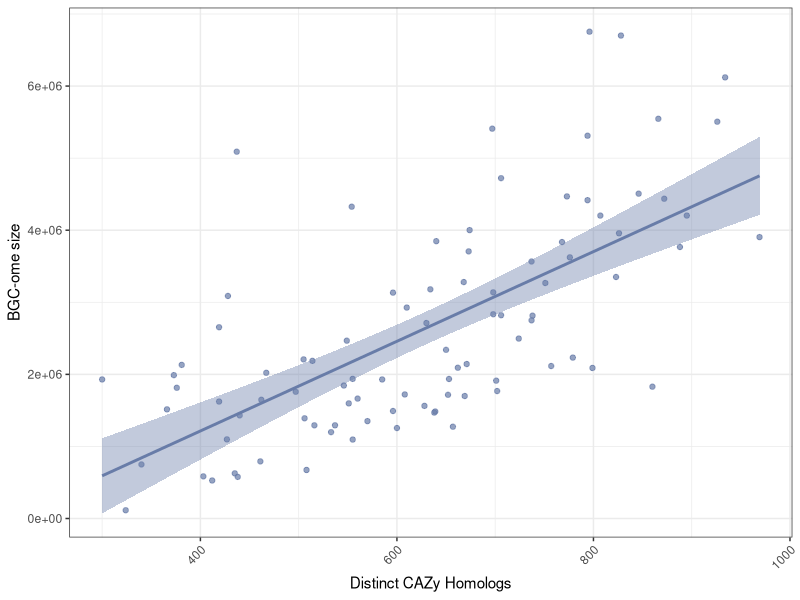
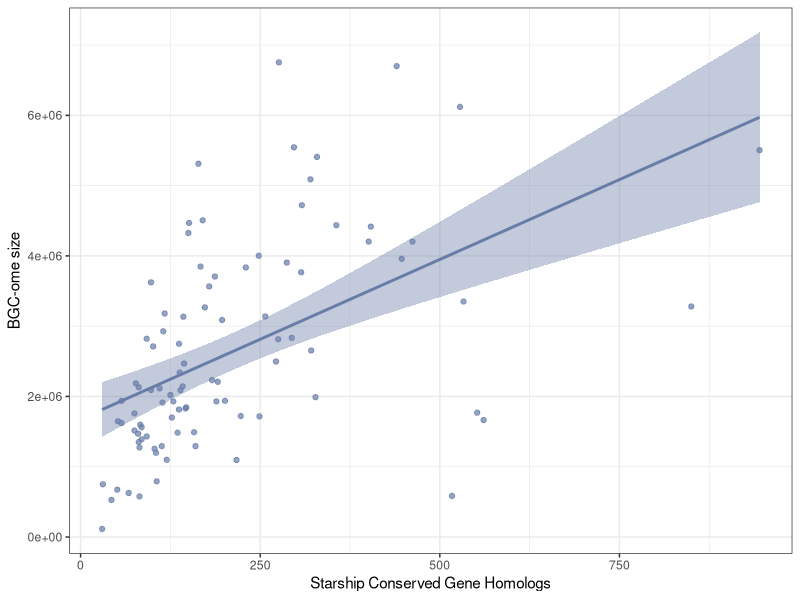
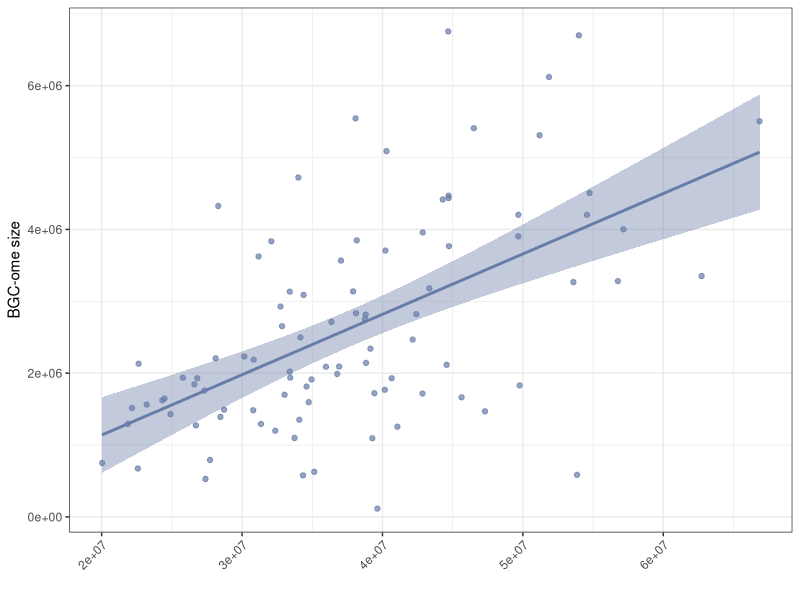

Source code (R) for these figures, in order:
library(ggplot2)

dat <- read.table("Plotting_Input.txt", header=T, sep='\t')

png("CAZY.png", height=2.3, width=3, units='in', res=600)
ggplot(dat, aes(x=cazy_count, y=bgcome_sum)) + geom_point(color='#687CA8', alpha=0.7) + xlab("Distinct CAZy Homologs") +  ylab("BGC-ome size") + theme_bw() + geom_smooth(color='#687CA8', fill='#687CA8', method='lm') + theme(axis.text.x = element_text(angle = 45, vjust = 1, hjust=1))
dev.off()

png("Starship.png", height=2, width=3, units='in', res=600)
ggplot(dat, aes(x=starship_count, y=bgcome_sum)) + geom_point(color='#687CA8', alpha=0.7) + xlab("Starship Conserved Gene Homologs") +  ylab("BGC-ome size") + theme_bw() + geom_smooth(color='#687CA8', method='lm', fill='#687CA8')
dev.off()

png("GenomeSize.png", height=2.3, width=3, units='in', res=600)
ggplot(dat, aes(x=genome_size, y=bgcome_sum)) + geom_point(color='#687CA8', alpha=0.7) + xlab("") +  ylab("BGC-ome size") + theme_bw() + geom_smooth(color='#687CA8', method='lm', fill='#687CA8') + theme(axis.text.x = element_text(angle = 45, vjust = 1, hjust=1))
dev.off()
